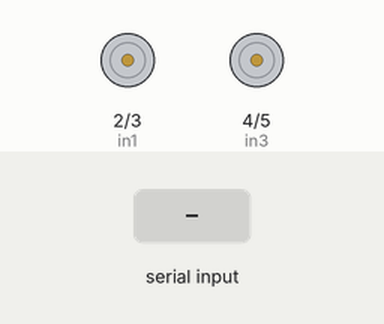
A sketch run on a simulated Arduino Uno, built with avr-gcc and run on an emulated ATmega328P. Parts: motor-driver pin pairs drawn as motors (green arrow = first pin HIGH = forward, orange = second pin HIGH = backward, longer = more drive). Inputs (shaded band) come from the test bench.

Above: at 1.2 s.
1.3 s: "F" received over the second serial link
At 1.9 s:
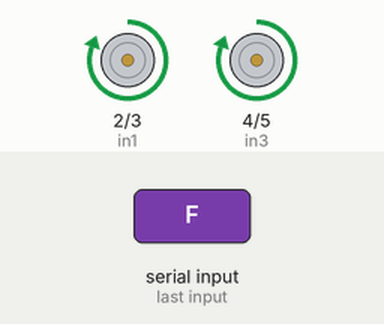
2.8 s: "B" received over the second serial link
At 4.0 s:
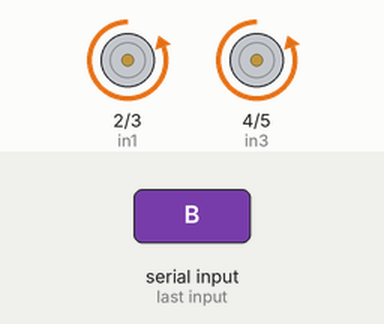
4.3 s: "L" received over the second serial link
At 5.4 s:
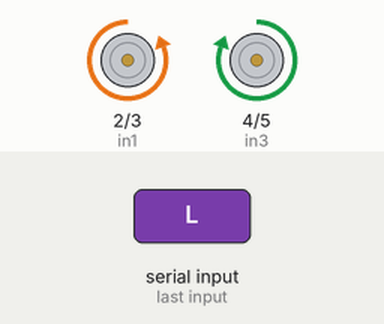
5.8 s: "R" received over the second serial link
At 6.5 s:
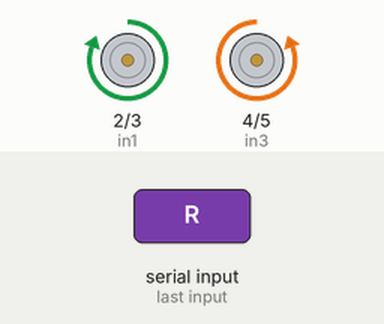
7.3 s: "S" received over the second serial link
At 7.6 s:
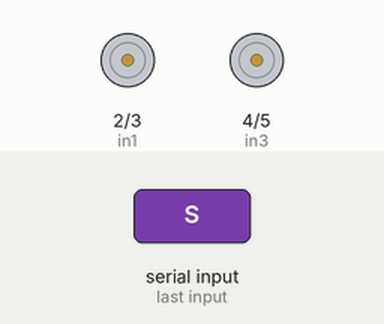
Timing chart, 0 to 9.8 s (numbered marks = the images above; inputs shaded):
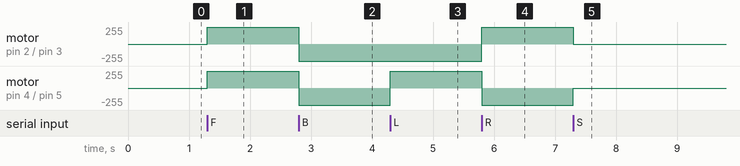

Measured:
- after the input at 1.3 s, motor on pin 2 (in1) / pin 3 (in2), motor on pin 4 (in3) / pin 5 (in4): stopped → forward 255/255 at once
- after the input at 2.8 s, motor on pin 2 (in1) / pin 3 (in2), motor on pin 4 (in3) / pin 5 (in4): forward 255/255 → backward 255/255 at once
- after the input at 4.3 s, motor on pin 4 (in3) / pin 5 (in4): backward 255/255 → forward 255/255 at once
- after the input at 5.8 s, motor on pin 2 (in1) / pin 3 (in2): backward 255/255 → forward 255/255 at once; motor on pin 4 (in3) / pin 5 (in4): forward 255/255 → backward 255/255 at once
- after the input at 7.3 s, motor on pin 2 (in1) / pin 3 (in2): forward 255/255 → stopped at once; motor on pin 4 (in3) / pin 5 (in4): backward 255/255 → stopped at once

The sketch:

sketch_dec8a.ino
```cpp
#include <SoftwareSerial.h>

SoftwareSerial bluetooth(0, 1);  // RX, TX

// Motor control pins
int in1 = 2;
int in2 = 3;
int in3 = 4;
int in4 = 5;

void setup() {
  // Define motor control pins as outputs
  pinMode(in1, OUTPUT);
  pinMode(in2, OUTPUT);
  pinMode(in3, OUTPUT);
  pinMode(in4, OUTPUT);

  // Start the serial communication with the Bluetooth module
  bluetooth.begin(9600);
}

void loop() {
  // Check if data is available from Bluetooth module
  if (bluetooth.available() > 0) {
    char command = bluetooth.read();

    // Perform actions based on received command
    switch (command) {
      case 'F':  // Forward
        moveForward();
        break;
      case 'B':  // Backward
        moveBackward();
        break;
      case 'L':  // Left
        turnLeft();
        break;
      case 'R':  // Right
        turnRight();
        break;
      case 'S':  // Stop
        stopMotor();
        break;
      default:
        break;
    }
  }
}

void moveForward() {
  digitalWrite(in1, HIGH);
  digitalWrite(in2, LOW);
  digitalWrite(in3, HIGH);
  digitalWrite(in4, LOW);
}

void moveBackward() {
  digitalWrite(in1, LOW);
  digitalWrite(in2, HIGH);
  digitalWrite(in3, LOW);
  digitalWrite(in4, HIGH);
}

void turnLeft() {
  digitalWrite(in1, LOW);
  digitalWrite(in2, HIGH);
  digitalWrite(in3, HIGH);
  digitalWrite(in4, LOW);
}

void turnRight() {
  digitalWrite(in1, HIGH);
  digitalWrite(in2, LOW);
  digitalWrite(in3, LOW);
  digitalWrite(in4, HIGH);
}

void stopMotor() {
  digitalWrite(in1, LOW);
  digitalWrite(in2, LOW);
  digitalWrite(in3, LOW);
  digitalWrite(in4, LOW);
}
```
